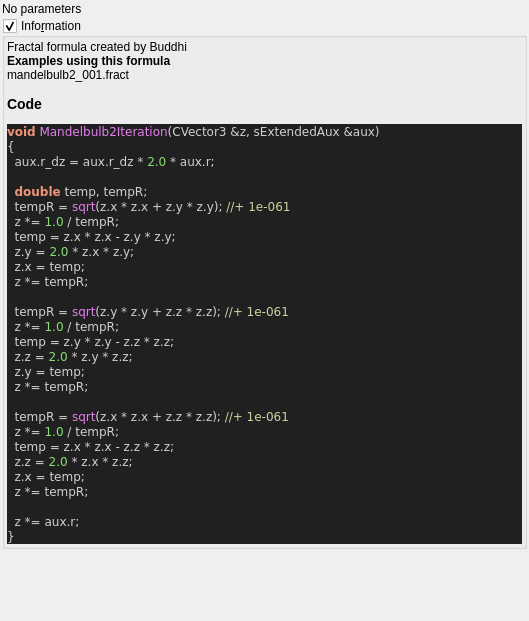
<?xml version="1.0" encoding="UTF-8"?>
<ui version="4.0">
 <class>mandelbulb2</class>
 <widget class="QWidget" name="Form">
  <property name="geometry">
   <rect>
    <x>0</x>
    <y>0</y>
    <width>529</width>
    <height>621</height>
   </rect>
  </property>
  <property name="windowTitle">
   <string notr="true">mandelbulb2</string>
  </property>
  <layout class="QVBoxLayout" name="verticalLayout">
   <property name="spacing">
    <number>2</number>
   </property>
   <property name="leftMargin">
    <number>2</number>
   </property>
   <property name="topMargin">
    <number>2</number>
   </property>
   <property name="rightMargin">
    <number>2</number>
   </property>
   <property name="bottomMargin">
    <number>2</number>
   </property>
   <item>
    <widget class="QLabel" name="label">
     <property name="text">
      <string>No parameters</string>
     </property>
    </widget>
   </item>
   <item>
    <widget class="MyGroupBox" name="groupCheck_info">
     <property name="title">
      <string>Info&amp;rmation</string>
     </property>
     <property name="flat">
      <bool>false</bool>
     </property>
     <property name="checkable">
      <bool>true</bool>
     </property>
     <layout class="QVBoxLayout" name="verticalLayout_2">
      <property name="spacing">
       <number>2</number>
      </property>
      <property name="leftMargin">
       <number>2</number>
      </property>
      <property name="topMargin">
       <number>2</number>
      </property>
      <property name="rightMargin">
       <number>2</number>
      </property>
      <property name="bottomMargin">
       <number>2</number>
      </property>
      <item>
       <widget class="QLabel" name="label_code_content">
        <property name="text">
         <string notr="true">&lt;p&gt;Fractal formula created by Buddhi&lt;/p&gt;&lt;table&gt;
&lt;/table&gt;
&lt;br&gt;&lt;b&gt;Examples using this formula&lt;/b&gt;&lt;br&gt;mandelbulb2_001.fract&lt;h3&gt;Code&lt;/h3&gt;
&lt;body style=&quot;background-color:#202020&quot;&gt;
&lt;pre style=&quot;color:#d0d0d0; background-color:#202020;  font-family:'Courier New',monospace;&quot;&gt;&lt;span style=&quot;color:#f09479; font-weight:bold&quot;&gt;void&lt;/span&gt; &lt;span style=&quot;color:#e47eed&quot;&gt;Mandelbulb2Iteration&lt;/span&gt;&lt;span style=&quot;color:#d0d0d0&quot;&gt;(&lt;/span&gt;CVector3 &lt;span style=&quot;color:#d0d0d0&quot;&gt;&amp;amp;&lt;/span&gt;z&lt;span style=&quot;color:#d0d0d0&quot;&gt;,&lt;/span&gt; sExtendedAux &lt;span style=&quot;color:#d0d0d0&quot;&gt;&amp;amp;&lt;/span&gt;aux&lt;span style=&quot;color:#d0d0d0&quot;&gt;)&lt;/span&gt;
&lt;span style=&quot;color:#d0d0d0&quot;&gt;{&lt;/span&gt;
  aux&lt;span style=&quot;color:#d0d0d0&quot;&gt;.&lt;/span&gt;r_dz &lt;span style=&quot;color:#d0d0d0&quot;&gt;=&lt;/span&gt; aux&lt;span style=&quot;color:#d0d0d0&quot;&gt;.&lt;/span&gt;r_dz &lt;span style=&quot;color:#d0d0d0&quot;&gt;*&lt;/span&gt; &lt;span style=&quot;color:#87df71&quot;&gt;2.0&lt;/span&gt; &lt;span style=&quot;color:#d0d0d0&quot;&gt;*&lt;/span&gt; aux&lt;span style=&quot;color:#d0d0d0&quot;&gt;.&lt;/span&gt;r&lt;span style=&quot;color:#d0d0d0&quot;&gt;;&lt;/span&gt;

  &lt;span style=&quot;color:#f09479; font-weight:bold&quot;&gt;double&lt;/span&gt; temp&lt;span style=&quot;color:#d0d0d0&quot;&gt;,&lt;/span&gt; tempR&lt;span style=&quot;color:#d0d0d0&quot;&gt;;&lt;/span&gt;
  tempR &lt;span style=&quot;color:#d0d0d0&quot;&gt;=&lt;/span&gt; &lt;span style=&quot;color:#e47eed&quot;&gt;sqrt&lt;/span&gt;&lt;span style=&quot;color:#d0d0d0&quot;&gt;(&lt;/span&gt;z&lt;span style=&quot;color:#d0d0d0&quot;&gt;.&lt;/span&gt;x &lt;span style=&quot;color:#d0d0d0&quot;&gt;*&lt;/span&gt; z&lt;span style=&quot;color:#d0d0d0&quot;&gt;.&lt;/span&gt;x &lt;span style=&quot;color:#d0d0d0&quot;&gt;+&lt;/span&gt; z&lt;span style=&quot;color:#d0d0d0&quot;&gt;.&lt;/span&gt;y &lt;span style=&quot;color:#d0d0d0&quot;&gt;*&lt;/span&gt; z&lt;span style=&quot;color:#d0d0d0&quot;&gt;.&lt;/span&gt;y&lt;span style=&quot;color:#d0d0d0&quot;&gt;);&lt;/span&gt; &lt;span style=&quot;color:#d0d0a0&quot;&gt;//+ 1e-061&lt;/span&gt;
  z &lt;span style=&quot;color:#d0d0d0&quot;&gt;*=&lt;/span&gt; &lt;span style=&quot;color:#87df71&quot;&gt;1.0&lt;/span&gt; &lt;span style=&quot;color:#d0d0d0&quot;&gt;/&lt;/span&gt; tempR&lt;span style=&quot;color:#d0d0d0&quot;&gt;;&lt;/span&gt;
  temp &lt;span style=&quot;color:#d0d0d0&quot;&gt;=&lt;/span&gt; z&lt;span style=&quot;color:#d0d0d0&quot;&gt;.&lt;/span&gt;x &lt;span style=&quot;color:#d0d0d0&quot;&gt;*&lt;/span&gt; z&lt;span style=&quot;color:#d0d0d0&quot;&gt;.&lt;/span&gt;x &lt;span style=&quot;color:#d0d0d0&quot;&gt;-&lt;/span&gt; z&lt;span style=&quot;color:#d0d0d0&quot;&gt;.&lt;/span&gt;y &lt;span style=&quot;color:#d0d0d0&quot;&gt;*&lt;/span&gt; z&lt;span style=&quot;color:#d0d0d0&quot;&gt;.&lt;/span&gt;y&lt;span style=&quot;color:#d0d0d0&quot;&gt;;&lt;/span&gt;
  z&lt;span style=&quot;color:#d0d0d0&quot;&gt;.&lt;/span&gt;y &lt;span style=&quot;color:#d0d0d0&quot;&gt;=&lt;/span&gt; &lt;span style=&quot;color:#87df71&quot;&gt;2.0&lt;/span&gt; &lt;span style=&quot;color:#d0d0d0&quot;&gt;*&lt;/span&gt; z&lt;span style=&quot;color:#d0d0d0&quot;&gt;.&lt;/span&gt;x &lt;span style=&quot;color:#d0d0d0&quot;&gt;*&lt;/span&gt; z&lt;span style=&quot;color:#d0d0d0&quot;&gt;.&lt;/span&gt;y&lt;span style=&quot;color:#d0d0d0&quot;&gt;;&lt;/span&gt;
  z&lt;span style=&quot;color:#d0d0d0&quot;&gt;.&lt;/span&gt;x &lt;span style=&quot;color:#d0d0d0&quot;&gt;=&lt;/span&gt; temp&lt;span style=&quot;color:#d0d0d0&quot;&gt;;&lt;/span&gt;
  z &lt;span style=&quot;color:#d0d0d0&quot;&gt;*=&lt;/span&gt; tempR&lt;span style=&quot;color:#d0d0d0&quot;&gt;;&lt;/span&gt;

  tempR &lt;span style=&quot;color:#d0d0d0&quot;&gt;=&lt;/span&gt; &lt;span style=&quot;color:#e47eed&quot;&gt;sqrt&lt;/span&gt;&lt;span style=&quot;color:#d0d0d0&quot;&gt;(&lt;/span&gt;z&lt;span style=&quot;color:#d0d0d0&quot;&gt;.&lt;/span&gt;y &lt;span style=&quot;color:#d0d0d0&quot;&gt;*&lt;/span&gt; z&lt;span style=&quot;color:#d0d0d0&quot;&gt;.&lt;/span&gt;y &lt;span style=&quot;color:#d0d0d0&quot;&gt;+&lt;/span&gt; z&lt;span style=&quot;color:#d0d0d0&quot;&gt;.&lt;/span&gt;z &lt;span style=&quot;color:#d0d0d0&quot;&gt;*&lt;/span&gt; z&lt;span style=&quot;color:#d0d0d0&quot;&gt;.&lt;/span&gt;z&lt;span style=&quot;color:#d0d0d0&quot;&gt;);&lt;/span&gt; &lt;span style=&quot;color:#d0d0a0&quot;&gt;//+ 1e-061&lt;/span&gt;
  z &lt;span style=&quot;color:#d0d0d0&quot;&gt;*=&lt;/span&gt; &lt;span style=&quot;color:#87df71&quot;&gt;1.0&lt;/span&gt; &lt;span style=&quot;color:#d0d0d0&quot;&gt;/&lt;/span&gt; tempR&lt;span style=&quot;color:#d0d0d0&quot;&gt;;&lt;/span&gt;
  temp &lt;span style=&quot;color:#d0d0d0&quot;&gt;=&lt;/span&gt; z&lt;span style=&quot;color:#d0d0d0&quot;&gt;.&lt;/span&gt;y &lt;span style=&quot;color:#d0d0d0&quot;&gt;*&lt;/span&gt; z&lt;span style=&quot;color:#d0d0d0&quot;&gt;.&lt;/span&gt;y &lt;span style=&quot;color:#d0d0d0&quot;&gt;-&lt;/span&gt; z&lt;span style=&quot;color:#d0d0d0&quot;&gt;.&lt;/span&gt;z &lt;span style=&quot;color:#d0d0d0&quot;&gt;*&lt;/span&gt; z&lt;span style=&quot;color:#d0d0d0&quot;&gt;.&lt;/span&gt;z&lt;span style=&quot;color:#d0d0d0&quot;&gt;;&lt;/span&gt;
  z&lt;span style=&quot;color:#d0d0d0&quot;&gt;.&lt;/span&gt;z &lt;span style=&quot;color:#d0d0d0&quot;&gt;=&lt;/span&gt; &lt;span style=&quot;color:#87df71&quot;&gt;2.0&lt;/span&gt; &lt;span style=&quot;color:#d0d0d0&quot;&gt;*&lt;/span&gt; z&lt;span style=&quot;color:#d0d0d0&quot;&gt;.&lt;/span&gt;y &lt;span style=&quot;color:#d0d0d0&quot;&gt;*&lt;/span&gt; z&lt;span style=&quot;color:#d0d0d0&quot;&gt;.&lt;/span&gt;z&lt;span style=&quot;color:#d0d0d0&quot;&gt;;&lt;/span&gt;
  z&lt;span style=&quot;color:#d0d0d0&quot;&gt;.&lt;/span&gt;y &lt;span style=&quot;color:#d0d0d0&quot;&gt;=&lt;/span&gt; temp&lt;span style=&quot;color:#d0d0d0&quot;&gt;;&lt;/span&gt;
  z &lt;span style=&quot;color:#d0d0d0&quot;&gt;*=&lt;/span&gt; tempR&lt;span style=&quot;color:#d0d0d0&quot;&gt;;&lt;/span&gt;

  tempR &lt;span style=&quot;color:#d0d0d0&quot;&gt;=&lt;/span&gt; &lt;span style=&quot;color:#e47eed&quot;&gt;sqrt&lt;/span&gt;&lt;span style=&quot;color:#d0d0d0&quot;&gt;(&lt;/span&gt;z&lt;span style=&quot;color:#d0d0d0&quot;&gt;.&lt;/span&gt;x &lt;span style=&quot;color:#d0d0d0&quot;&gt;*&lt;/span&gt; z&lt;span style=&quot;color:#d0d0d0&quot;&gt;.&lt;/span&gt;x &lt;span style=&quot;color:#d0d0d0&quot;&gt;+&lt;/span&gt; z&lt;span style=&quot;color:#d0d0d0&quot;&gt;.&lt;/span&gt;z &lt;span style=&quot;color:#d0d0d0&quot;&gt;*&lt;/span&gt; z&lt;span style=&quot;color:#d0d0d0&quot;&gt;.&lt;/span&gt;z&lt;span style=&quot;color:#d0d0d0&quot;&gt;);&lt;/span&gt; &lt;span style=&quot;color:#d0d0a0&quot;&gt;//+ 1e-061&lt;/span&gt;
  z &lt;span style=&quot;color:#d0d0d0&quot;&gt;*=&lt;/span&gt; &lt;span style=&quot;color:#87df71&quot;&gt;1.0&lt;/span&gt; &lt;span style=&quot;color:#d0d0d0&quot;&gt;/&lt;/span&gt; tempR&lt;span style=&quot;color:#d0d0d0&quot;&gt;;&lt;/span&gt;
  temp &lt;span style=&quot;color:#d0d0d0&quot;&gt;=&lt;/span&gt; z&lt;span style=&quot;color:#d0d0d0&quot;&gt;.&lt;/span&gt;x &lt;span style=&quot;color:#d0d0d0&quot;&gt;*&lt;/span&gt; z&lt;span style=&quot;color:#d0d0d0&quot;&gt;.&lt;/span&gt;x &lt;span style=&quot;color:#d0d0d0&quot;&gt;-&lt;/span&gt; z&lt;span style=&quot;color:#d0d0d0&quot;&gt;.&lt;/span&gt;z &lt;span style=&quot;color:#d0d0d0&quot;&gt;*&lt;/span&gt; z&lt;span style=&quot;color:#d0d0d0&quot;&gt;.&lt;/span&gt;z&lt;span style=&quot;color:#d0d0d0&quot;&gt;;&lt;/span&gt;
  z&lt;span style=&quot;color:#d0d0d0&quot;&gt;.&lt;/span&gt;z &lt;span style=&quot;color:#d0d0d0&quot;&gt;=&lt;/span&gt; &lt;span style=&quot;color:#87df71&quot;&gt;2.0&lt;/span&gt; &lt;span style=&quot;color:#d0d0d0&quot;&gt;*&lt;/span&gt; z&lt;span style=&quot;color:#d0d0d0&quot;&gt;.&lt;/span&gt;x &lt;span style=&quot;color:#d0d0d0&quot;&gt;*&lt;/span&gt; z&lt;span style=&quot;color:#d0d0d0&quot;&gt;.&lt;/span&gt;z&lt;span style=&quot;color:#d0d0d0&quot;&gt;;&lt;/span&gt;
  z&lt;span style=&quot;color:#d0d0d0&quot;&gt;.&lt;/span&gt;x &lt;span style=&quot;color:#d0d0d0&quot;&gt;=&lt;/span&gt; temp&lt;span style=&quot;color:#d0d0d0&quot;&gt;;&lt;/span&gt;
  z &lt;span style=&quot;color:#d0d0d0&quot;&gt;*=&lt;/span&gt; tempR&lt;span style=&quot;color:#d0d0d0&quot;&gt;;&lt;/span&gt;

  z &lt;span style=&quot;color:#d0d0d0&quot;&gt;*=&lt;/span&gt; aux&lt;span style=&quot;color:#d0d0d0&quot;&gt;.&lt;/span&gt;r&lt;span style=&quot;color:#d0d0d0&quot;&gt;;&lt;/span&gt;
&lt;span style=&quot;color:#d0d0d0&quot;&gt;}&lt;/span&gt;
&lt;/pre&gt;
&lt;/body&gt;</string>
        </property>
        <property name="wordWrap">
         <bool>true</bool>
        </property>
        <property name="openExternalLinks">
         <bool>true</bool>
        </property>
        <property name="textInteractionFlags">
         <set>Qt::LinksAccessibleByMouse|Qt::TextSelectableByMouse</set>
        </property>
       </widget>
      </item>
     </layout>
    </widget>
   </item>
   <item>
    <spacer name="verticalSpacer">
     <property name="orientation">
      <enum>Qt::Vertical</enum>
     </property>
     <property name="sizeHint" stdset="0">
      <size>
       <width>20</width>
       <height>40</height>
      </size>
     </property>
    </spacer>
   </item>
  </layout>
 </widget>
 <customwidgets>
  <customwidget>
   <class>MyGroupBox</class>
   <extends>QGroupBox</extends>
   <header>my_group_box.h</header>
   <container>1</container>
  </customwidget>
 </customwidgets>
 <tabstops>
  <tabstop>groupCheck_info</tabstop>
 </tabstops>
 <resources/>
 <connections/>
</ui>
